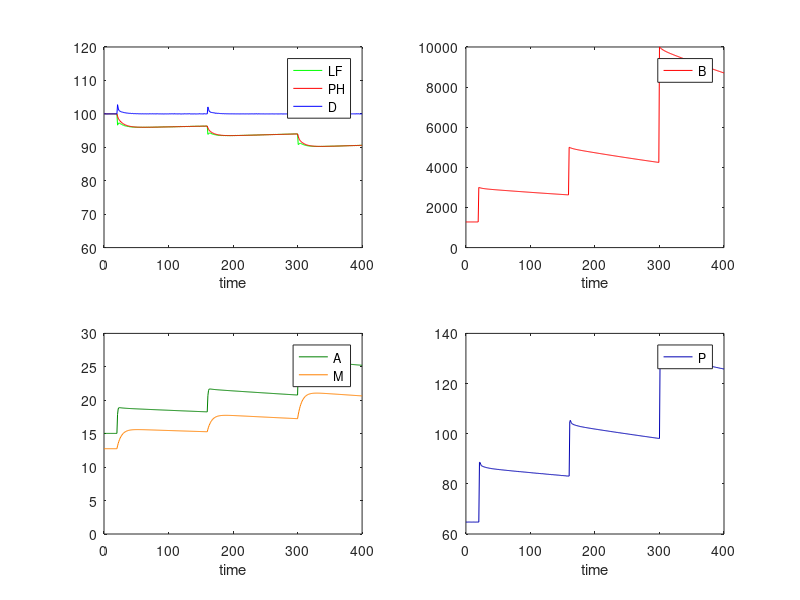

Recreate this plot in MATLAB.
%BMED 6310 Group Project Code 11-6
%Cystic Fibrosis Conditions
function CFcodeODE
CF = 1; %1 means the patient has CF, 0 means no CF
if CF == 1
    y0 = [1278.037, 64.7532, 15.04461, 12.75542, 1713.089, 100];
    % initial conditions: B = y0(1), P = y0(2), A = y0(3), M = y0(4), H = y0(5),
    % D = y0(6)
elseif CF == 0
    y0 = [1.383617,6.091615, 2.393149, 1.075577, 2431.41, 100];
end
%AB = 0; %No antibiotic treatment so AB not needed

t0 = 0;
tf = 400;
hr = 1; %hr = step size
t = t0:hr:19;
[~,yode] = ode45(@diffeqs,t,y0);

t2 = 20:hr:159; %reset bacteria (B) at t = 20, 160, and 300
y02 = [3000; yode(end,2); yode(end,3); yode(end,4); yode(end,5); yode(end,6)];
[~,yode2] = ode45(@diffeqs,t2,y02);

t3 = 160:hr:299;
y03 = [5000; yode2(end,2); yode2(end,3); yode2(end,4); yode2(end,5); yode2(end,6)];
[~,yode3] = ode45(@diffeqs,t3,y03);

t4 = 300:hr:tf;
y04 = [10000; yode3(end,2); yode3(end,3); yode3(end,4); yode3(end,5); yode3(end,6)];
[~,yode4] = ode45(@diffeqs,t4,y04);

if CF == 1
    H0 = 1713.089; %initial H and D (doesn't change throughout)
    D0 = 100;
elseif CF == 0
    H0 = 2431.41;
    D0 = 100;
end
H = [yode(:,5); yode2(:,5); yode3(:,5); yode4(:,5)];
D = [yode(:,6); yode2(:,6); yode3(:,6); yode4(:,6)];
LF = 100.*((H./D)./(H0./D0));
PH = 100.*H./H0;

tt = t0:hr:tf;
%B = y(1); P = y(2); A = y(3); M = y(4); H = y(5); D = y(6)
figure;
subplot(2,2,1);
plot(tt, LF, 'g') %LF
hold on;
plot(tt, PH, 'r') %PH
plot(tt, [yode(:,6); yode2(:,6); yode3(:,6); yode4(:,6)], 'b') %D
hold off;
xlabel('time')
legend('LF','PH','D');
ylim([60 120]);
subplot(2,2,2);
plot(tt, [yode(:,1); yode2(:,1); yode3(:,1); yode4(:,1)], 'r') %B
xlabel('time')
legend('B');
ylim([0 10000]);
subplot(2,2,3);
plot(tt, [yode(:,3); yode2(:,3); yode3(:,3); yode4(:,3)],'color',[0 .5 0]) %A
hold on;
plot(tt, [yode(:,4); yode2(:,4); yode3(:,4); yode4(:,4)],'color',[1 .5 0]) %M
hold off;
xlabel('time')
legend('A','M');
ylim([0 30]);
subplot(2,2,4);
plot(tt, [yode(:,2); yode2(:,2); yode3(:,2); yode4(:,2)],'color',[0 0 .7]) %P
xlabel('time')
legend('P');
ylim([60 140]);
end

function f = diffeqs(~,y)
CF = 1; %1 means the patient has CF, 0 means no CF
B = y(1); P = y(2); A = y(3); M = y(4); H = y(5); D = y(6);
Bp = (((B^0.8)*(M^1.2)) - ((0.8*B^1.2)*(P^0.1)))*(M^-2.4);
Pp = (20*(B^0.2)*(D^0.4)*(A^-0.1))-50*(P^0.5);
Ap = (15*(B^0.1)*(P^0.1))-12*(A^0.5);
Mp = (0.16*(B^0.25)*(2^CF))-0.15*(M^(2-CF));
Hp = 500-40*(H^0.3)*(P^0.2)*(A^(-0.2));
Dp = (40*(H^0.3)*(P^0.2)*(A^-0.2))-5*D;
f = [Bp;Pp;Ap;Mp;Hp;Dp];
end
